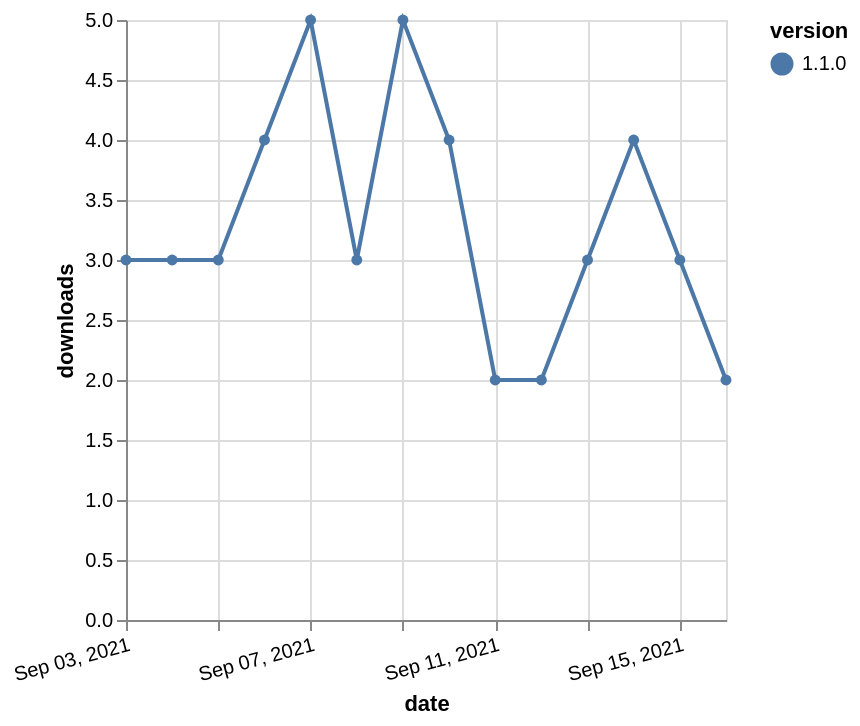

Vega-Lite specification for this chart:
### Vega-Lite specification from a JSON file in a GitHub repository (floating-point values rounded to 4 significant figures)
{"$schema": "https://vega.github.io/schema/vega-lite/v5.json", "description": "A simple bar chart with embedded data.", "data": {"values": [{"date": "2021-09-03", "total": 3544, "delta": 3, "version": "1.1.0"}, {"date": "2021-09-04", "total": 3547, "delta": 3, "version": "1.1.0"}, {"date": "2021-09-05", "total": 3550, "delta": 3, "version": "1.1.0"}, {"date": "2021-09-06", "total": 3554, "delta": 4, "version": "1.1.0"}, {"date": "2021-09-07", "total": 3559, "delta": 5, "version": "1.1.0"}, {"date": "2021-09-08", "total": 3562, "delta": 3, "version": "1.1.0"}, {"date": "2021-09-09", "total": 3567, "delta": 5, "version": "1.1.0"}, {"date": "2021-09-10", "total": 3571, "delta": 4, "version": "1.1.0"}, {"date": "2021-09-11", "total": 3573, "delta": 2, "version": "1.1.0"}, {"date": "2021-09-12", "total": 3575, "delta": 2, "version": "1.1.0"}, {"date": "2021-09-13", "total": 3578, "delta": 3, "version": "1.1.0"}, {"date": "2021-09-14", "total": 3582, "delta": 4, "version": "1.1.0"}, {"date": "2021-09-15", "total": 3585, "delta": 3, "version": "1.1.0"}, {"date": "2021-09-16", "total": 3587, "delta": 2, "version": "1.1.0"}]}, "width": "container", "mark": {"type": "line", "point": {"filled": true}}, "encoding": {"x": {"field": "date", "type": "temporal", "timeUnit": "yearmonthdate", "title": "date", "axis": {"labelAngle": -15}}, "y": {"field": "delta", "type": "quantitative", "title": "downloads"}, "color": {"field": "version", "type": "nominal"}, "tooltip": {"field": "delta"}}}
